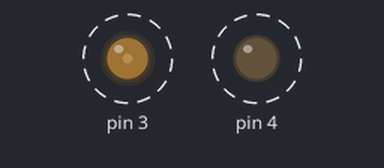
This sketch was run on a simulated Arduino Uno, built with avr-gcc and run on an emulated ATmega328P. On the bench: output pins drawn as LEDs (lit = HIGH). Dashed ring = blinking. What the sketch prints to the serial monitor is not drawn.

Above: at 0.05 s.
Timing chart, 0 to 4.7 s (numbered marks = the images above):
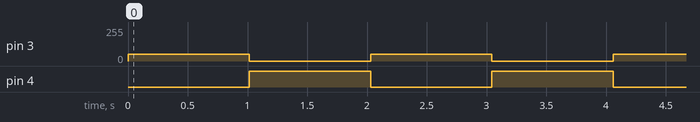

Measured:
- by itself, pin 3: alternates 50/255 for 1.0 s and 0/255 for 1.0 s
- by itself, pin 4: alternates HIGH for 1.0 s and LOW for 1.0 s

The sketch:

LedClasses3.ino
```cpp
/*
  Objektorientiert Programmierung
  Eine analoge Led

  Version 1.00, 14.06.2020
  Der Hobbyelektroniker
  https://community.hobbyelektroniker.ch
  https://www.youtube.com/c/HobbyelektronikerCh
  Der Code kann mit Quellenangabe frei verwendet werden.
*/

#include "leds.h"

// Klasse AnalogLed
// - übernimmt die Funktionen von LedFunktionen
//   und wendet sie eine reale analoge Led an.
// - benötigt einen Anschlusspin
// - die Helligkeit kann gesetzt werden
class AnalogLed : public LedFunktionen {
  public:
    AnalogLed(int pin) : LedFunktionen() {
      _pin = pin;
      _helligkeit = 255; // maximale Helligkeit
    }

    void setHelligkeit(int helligkeit) {
      _helligkeit = constrain(helligkeit,0,255);
      setStatus(getStatus());
    }

    int getHelligkeit() {
      return _helligkeit;
    }

    void setStatus(int status) {
      LedFunktionen::setStatus(status);
      switch (getStatus()) {
        case eingeschaltet: analogWrite(_pin,_helligkeit);
                            break;
        case ausgeschaltet: analogWrite(_pin,0); // dunkel = ausgeschaltet
                            break;
      }
    }

    String getStatusText() {
      return  LedFunktionen::getStatusText() + ", Helligkeit: " + _helligkeit;
    }

  private:
    int _pin;
    int _helligkeit; // PWM-Wert 0 .. 255
};

// Instanzen erzeugen
// Die Objekte led1 und led2 werden global erzeugt
// und bleiben während der ganzen Programmlaufzeit bestehen.
AnalogLed led1(3);
AnalogLed led2(4);

void setup() {
  Serial.begin(9600);
  led1.setHelligkeit(50);
}

void loop() {
  led1.einschalten();
  led2.ausschalten();
  Serial.println(String("LED 1: ") + led1.getStatusText());
  Serial.println(String("LED 2: ") + led2.getStatusText());
  Serial.println();
  delay(1000);
  led1.ausschalten();
  led2.einschalten();
  Serial.println(String("LED 1: ") + led1.getStatusText());
  Serial.println(String("LED 2: ") + led2.getStatusText());
  Serial.println();
  delay(1000);
}
```

leds.h
```cpp
/*
  Objektorientiert Programmierung
  - Diverse Led - Klassen

  Version 1.20, 14.06.2020
  Der Hobbyelektroniker
  https://community.hobbyelektroniker.ch
  https://www.youtube.com/c/HobbyelektronikerCh
  Der Code kann mit Quellenangabe frei verwendet werden.
*/


// Klasse LedFunktionen
// - kann ein- und ausgeschaltet werden
// - der Zustand kann abgefragt werden
class LedFunktionen {
  public:
    LedFunktionen() { // Standardkonstruktor, kann weggelassen werden
    }

    void einschalten() {
      setStatus(eingeschaltet);
    }

    void ausschalten() {
      setStatus(ausgeschaltet);
    }

    virtual void setStatus(int status) {
      _status = status;
    }

    int getStatus() {
      return _status;
    }

    virtual String getStatusText() {
      switch (_status) {
        case eingeschaltet: return "eingeschaltet";
                            break;
        case ausgeschaltet: return "ausgeschaltet";
                            break;
        default: return "";
      }
    }

    static const int eingeschaltet = -1;
    static const int ausgeschaltet = -2;

//  protected:  // besser Wert über Getter zur Verfügung stellen
//    int _status;

  private:
    int _status;
};

// Klasse DigitalLed
// - übernimmt die Funktionen von LedFunktionen
//   und wendet sie eine reale digitale Led an.
// - benötigt einen Anschlusspin
class DigitalLed : public LedFunktionen {
  public:
    DigitalLed(int pin) : LedFunktionen() {
      _pin = pin;
      pinMode(pin,OUTPUT);
    }

    void setStatus(int status) {
      LedFunktionen::setStatus(status);
      switch (getStatus()) {
        case eingeschaltet: digitalWrite(_pin,HIGH);
                            break;
        case ausgeschaltet: digitalWrite(_pin,LOW);
                            break;
      }
    }

  private:
    int _pin;
};
```
